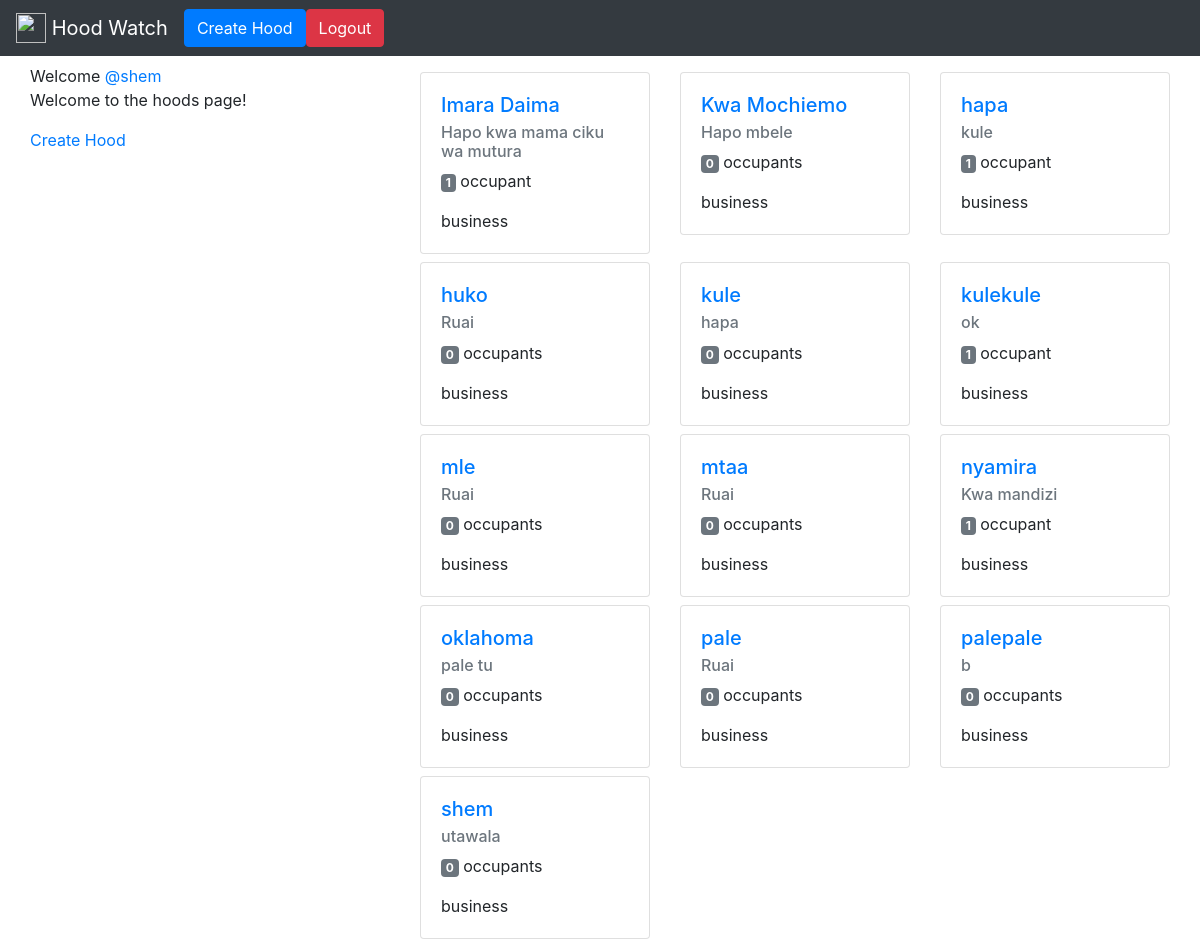
The page /hoods/ (signed in) on the database its author committed.
### hoods/models.py (models this page shows, shortened)
class Hood(models.Model):
    name = models.CharField(max_length=140, unique=True)
    slug = models.SlugField(allow_unicode=True,  unique=True)
    location = models.CharField(max_length=140, blank=True, default='')
    occupants = models.ManyToManyField(User, through='HoodMember')
    class Meta:
        ordering = ['name']

### hoods/views.py (the view)
class ListHoods(generic.ListView):
    model = Hood

### hoods/templates/hoods/hood_list.html (shortened to what this page needs)
{% extends "hoods/hood_base.html" %} {% block prehood %}
<div class="row mt-2">
  <div class="col-md-4">
    {% if user.is_authenticated %}
    <p>Welcome
      <a href="{% url 'posts:for_user' username=user.username%}">@{{user.username}}</a> {% endif %}<br/> Welcome to the hoods page!</p>
    {% if user.is_authenticated%}
    <a href="{% url 'hoods:create' %}">Create Hood</a> {% endif %}
  </div>
  {% endblock %} {% block hood_content %}
  <div class="col-md-8">
    <div class="row">
      {% for hood in object_list %}
      <div class="col-md-4">
        <div class="card mt-2">
          <div class="card-body">
            <h5 class="card-title"><a href="{% url 'hoods:single' slug=hood.slug %}">{{hood.name}}</a></h5>
            <h6 class="card-subtitle mb-2 text-muted">{{hood.location}}</h6>
            <p class="card-text"><span class="badge badge-secondary">{{hood.occupants.count}}</span> occupant{{hood.occupants.count|pluralize}}</p>
            <p class="card-text"> business{{hood.businesses.count|pluralize}}</p>
          </div>
        </div>
      </div>
      {% endfor %}
    </div>
  </div>
</div>
{% endblock %}

### rows shown on the page
Hood: name "Imara Daima", location "Hapo kwa mama ciku wa mutura", occupants.count "1"
Hood: name "Kwa Mochiemo", location "Hapo mbele", occupants.count "0"
Hood: name "hapa", location "kule", occupants.count "1"
Hood: name "huko", location "Ruai", occupants.count "0"
Hood: name "kule", location "hapa", occupants.count "0"
Hood: name "kulekule", location "ok", occupants.count "1"
Hood: name "mle", location "Ruai", occupants.count "0"
Hood: name "mtaa", location "Ruai", occupants.count "0"
Hood: name "nyamira", location "Kwa mandizi", occupants.count "1"
Hood: name "oklahoma", location "pale tu", occupants.count "0"
Hood: name "pale", location "Ruai", occupants.count "0"
Hood: name "palepale", location "b", occupants.count "0"
Hood: name "shem", location "utawala", occupants.count "0"

### other values the page prints
{{ user.username }} "shem"
